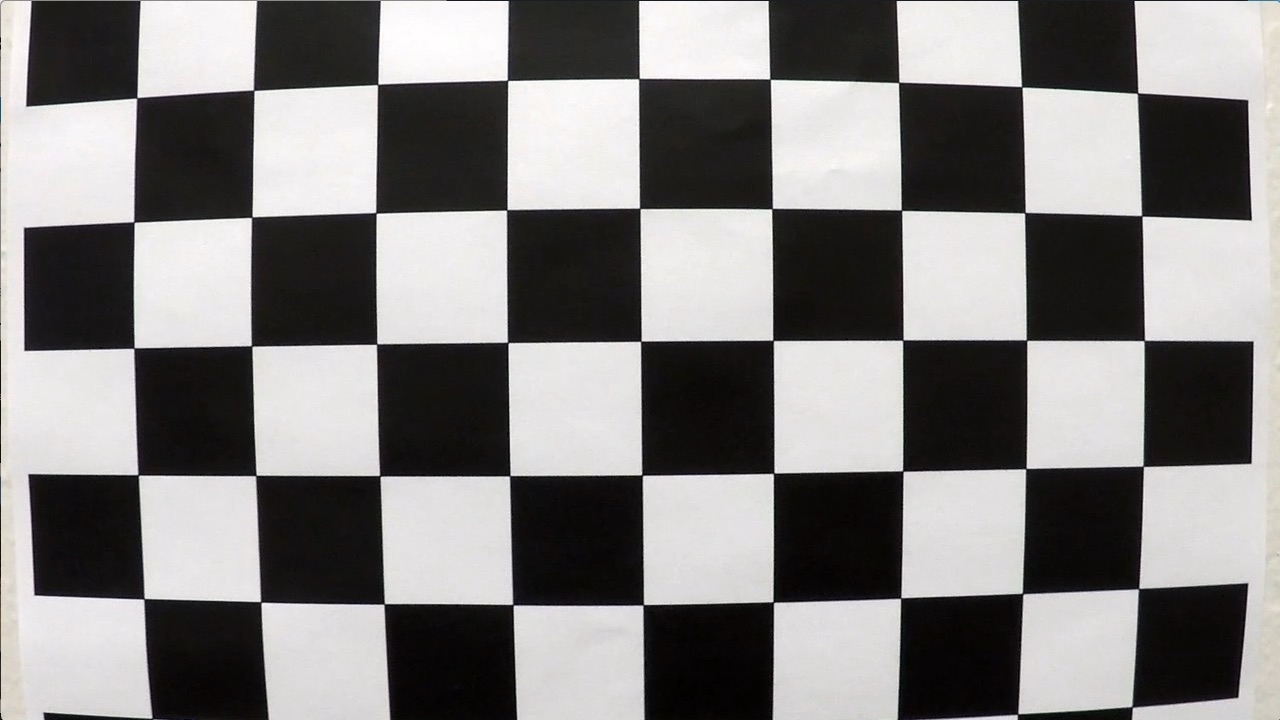
#> input picture camera_cal/calibration1 - Copy.jpg, 1280 x 720 px; its folder holds only this picture in this run
$ jupyter execute --allow-errors AdvancedLaneFinding.ipynb   (shell and % lines are left out)   (older library calls are emulated)
#> lines starting #> are read from the running program, lines starting #| are printed output that depends on the picture; after the words box and inside, x2 and y2 are one past the last pixel; in counts of white or black regions, pixels touching at a corner belong together
[cell 1]
#import libraries
import matplotlib.pyplot as plt
import matplotlib.image as mpimg
import numpy as np
import cv2
import glob
import os
from moviepy.editor import VideoFileClip

[cell 2]
### STEP 1: Camera Calibration ###

def distortion_factors():
    # Prepare object points
    # From the provided calibration images, 9*6 corners are identified
    nx = 9
    ny = 6
    objpoints = []
    imgpoints = []
    # Object points are real world points, here a 3D coordinates matrix is generated
    # z coordinates are 0 and x, y are equidistant as it is known that the chessboard is made of identical squares
    objp = np.zeros((6*9,3), np.float32)
    objp[:,:2] = np.mgrid[0:9,0:6].T.reshape(-1,2)

    # Make a list of calibration images
    os.listdir("camera_cal/")
    cal_img_list = os.listdir("camera_cal/")

    # Imagepoints are the coresspondant object points with their coordinates in the distorted image
    # They are found in the image using the Open CV 'findChessboardCorners' function
    for image_name in cal_img_list:
        import_from = 'camera_cal/' + image_name
        img = cv2.imread(import_from)
#> img is the input picture: shape (720, 1280, 3); mean B, G, R 127.8, 128.4, 130.1
        # Convert to grayscale
        gray = cv2.cvtColor(img, cv2.COLOR_BGR2GRAY)
        # Find the chessboard corners
        ret, corners = cv2.findChessboardCorners(gray, (nx, ny), None)
#> ret = False; corners = None
        # If found, draw corners
        if ret == True:
            # Draw and display the corners
            #cv2.drawChessboardCorners(img, (nx, ny), corners, ret)
            imgpoints.append(corners)
            objpoints.append(objp)
    ret, mtx, dist, rvecs, tvecs = cv2.calibrateCamera(objpoints, imgpoints, gray.shape[::-1], None, None)
    #undist = cv2.undistort(img, mtx, dist, None, mtx)
    #export_to = 'camera_cal_undistorted/' + image_name
    #save the image in the destination folder
    #plt.imsave(export_to, undist)

    return mtx, dist

#> (a cell that did not finish here is left out)

[cell 4]
### STEP 3: Process Binary Thresholded Images ###

# [5 lines of commented-out code are left out]
img = cv2.imread('test_images/test4.jpg')
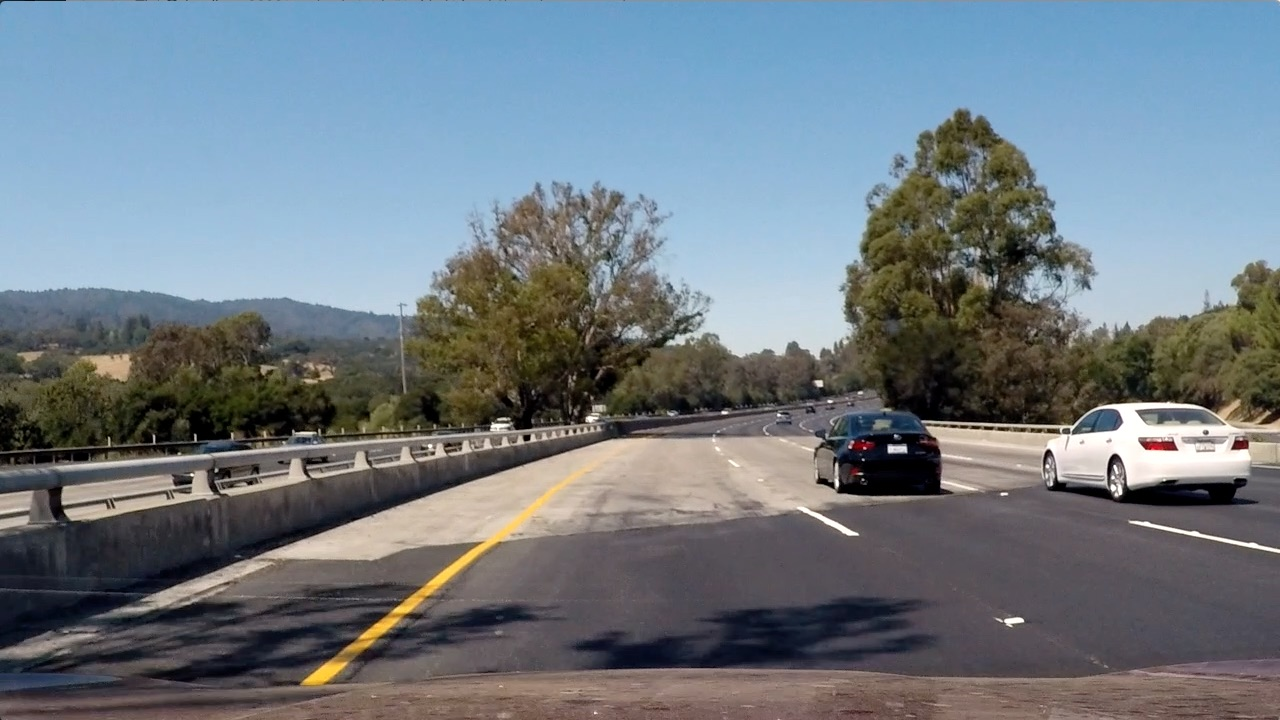
#> input picture test_images/test4.jpg, 1280 x 720 px
#> img is the input picture: shape (720, 1280, 3); mean B, G, R 130.9, 122.7, 112.2
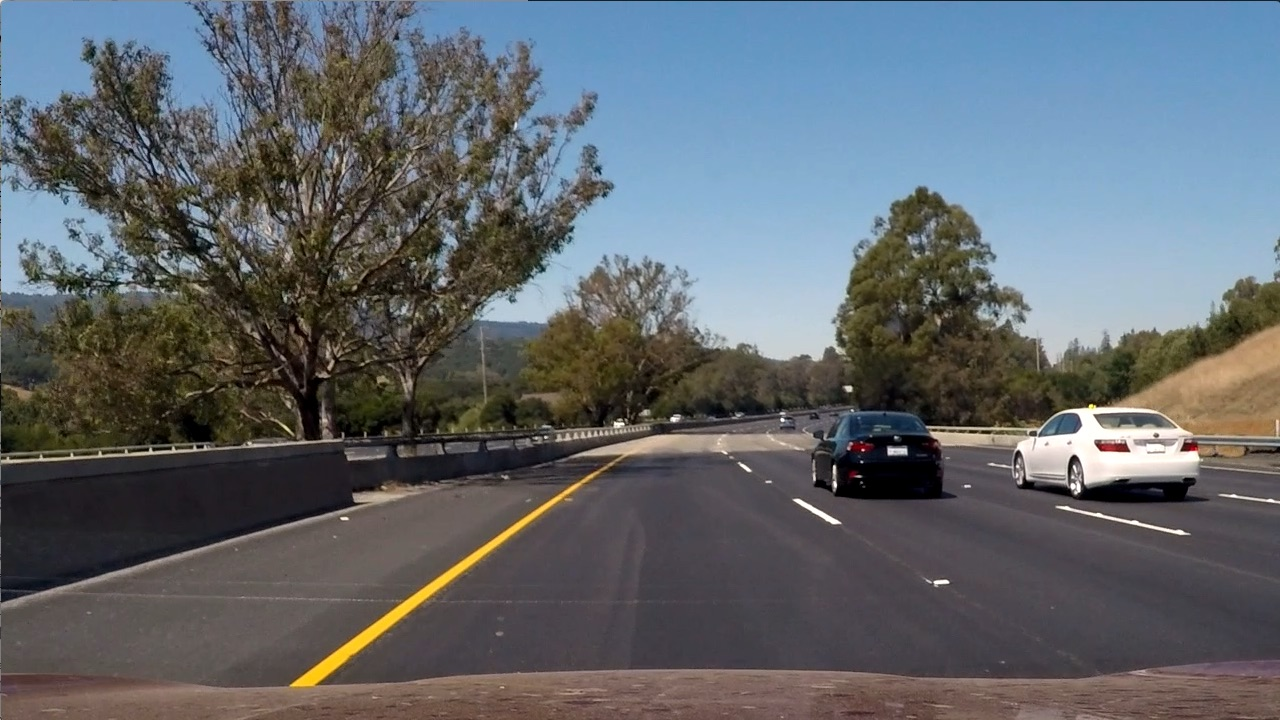
#> input picture test_images/test6.jpg, 1280 x 720 px
#> further down, img is the input picture: shape (720, 1280, 3); mean B, G, R 107.9, 102.6, 97
#img = cv2.imread('test_images/test5.jpg')
#img = cv2.imread('test_images/test6.jpg')

def binary_thresholded(img):
    # Transform image to gray scale
    gray_img =cv2.cvtColor(img, cv2.COLOR_BGR2GRAY)
    # Apply sobel (derivative) in x direction, this is usefull to detect lines that tend to be vertical
    sobelx = cv2.Sobel(gray_img, cv2.CV_64F, 1, 0)
    abs_sobelx = np.absolute(sobelx)
    # Scale result to 0-255
    scaled_sobel = np.uint8(255*abs_sobelx/np.max(abs_sobelx))
    sx_binary = np.zeros_like(scaled_sobel)
    # Keep only derivative values that are in the margin of interest
    sx_binary[(scaled_sobel >= 30) & (scaled_sobel <= 255)] = 1

    # Detect pixels that are white in the grayscale image
    white_binary = np.zeros_like(gray_img)
    white_binary[(gray_img > 200) & (gray_img <= 255)] = 1

    # Convert image to HLS
    hls = cv2.cvtColor(img, cv2.COLOR_BGR2HLS)
#> hls: shape (720, 1280, 3); mean of channels 0, 1, 2 76.7, 102.2, 57.5
    H = hls[:,:,0]
    S = hls[:,:,2]
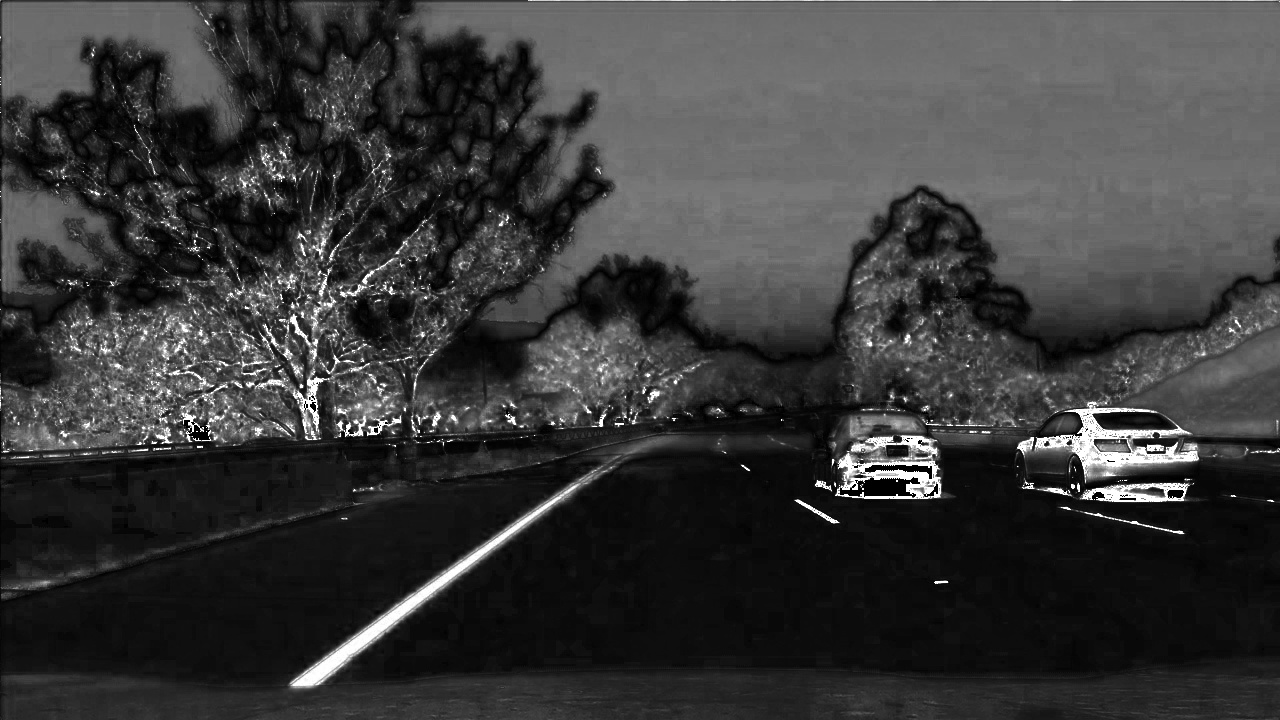
#> S: shape (720, 1280); min 0, max 255, mean 57.5
    sat_binary = np.zeros_like(S)
    # Detect pixels that have a high saturation value
    sat_binary[(S > 90) & (S <= 255)] = 1

    hue_binary =  np.zeros_like(H)
    # Detect pixels that are yellow using the hue component
    hue_binary[(H > 10) & (H <= 25)] = 1

    # Combine all pixels detected above
    binary_1 = cv2.bitwise_or(sx_binary, white_binary)
    binary_2 = cv2.bitwise_or(hue_binary, sat_binary)
    binary = cv2.bitwise_or(binary_1, binary_2)
    #plt.imshow(binary, cmap='gray')

    #img = cv2.cvtColor(img, cv2.COLOR_BGR2RGB)
    # Draw figure for binary images
    #f, axarr = plt.subplots(1,6)
    #f.set_size_inches(25, 8)
    #axarr[0].imshow(img)
    #axarr[1].imshow(sx_binary, cmap='gray')
    #axarr[2].imshow(white_binary, cmap='gray')
    #axarr[3].imshow(sat_binary, cmap='gray')
    #axarr[4].imshow(hue_binary, cmap='gray')
    #axarr[5].imshow(binary, cmap='gray')
    #axarr[0].set_title("Undistorted Image")
    #axarr[1].set_title("x Sobel Derivative")
    #axarr[2].set_title("White Threshold")
    #axarr[3].set_title("Saturation Threshold")
    #axarr[4].set_title("Hue Threshold")
    #axarr[5].set_title("Combined")
    #axarr[0].axis('off')
    #axarr[1].axis('off')
    #axarr[2].axis('off')
    #axarr[3].axis('off')
    #axarr[4].axis('off')
    #axarr[5].axis('off')

    return binary

#out_img = binary_thresholded(img)

[cell 5]
# [7 lines of commented-out code are left out]
img = cv2.imread('test_images/test6.jpg')

binary_thresh = binary_thresholded(img)
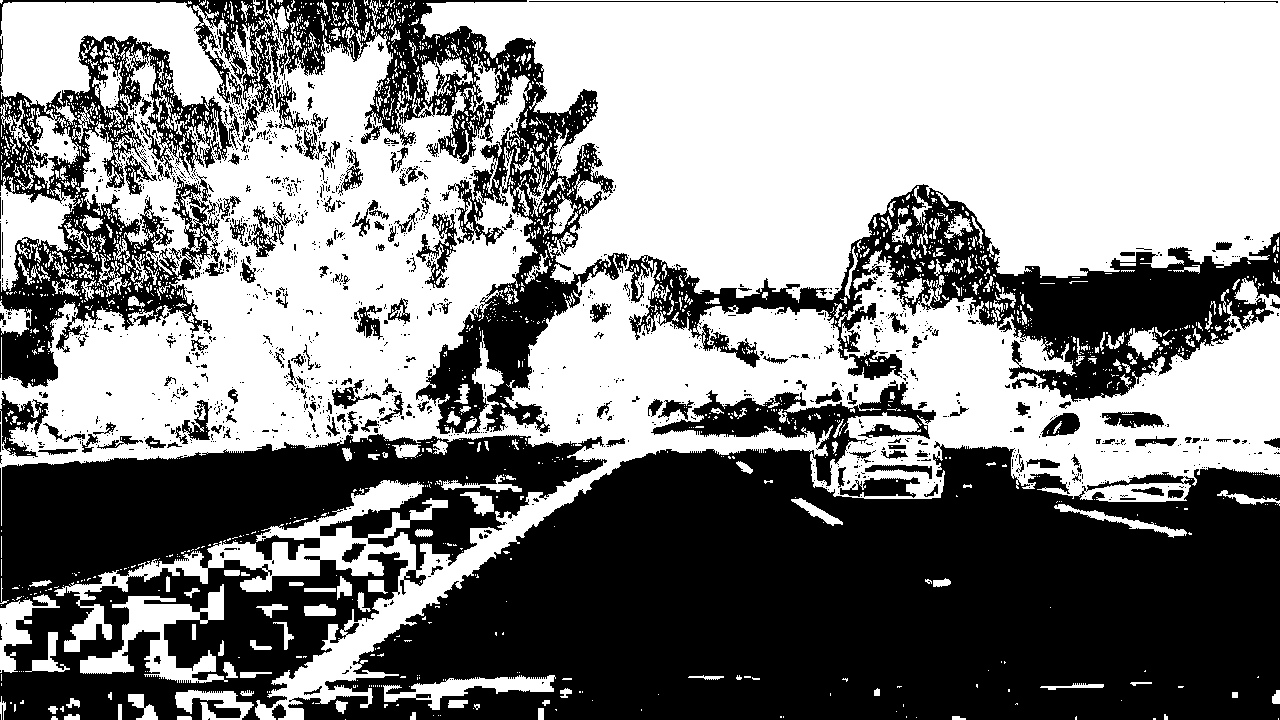
#> binary_thresh: shape (720, 1280); values 0 (black) and 1 (white), 53.4% white; 1519 black regions (1315 under 20 px), largest, box (x1, y1, x2, y2) and area: (288, 380, 1280, 720) 207454, (0, 434, 607, 720) 86391, (0, 0, 628, 434) 41102
out_img = np.dstack((binary_thresh, binary_thresh, binary_thresh))*255
#> (the rest of this cell did not finish here and is left out)
